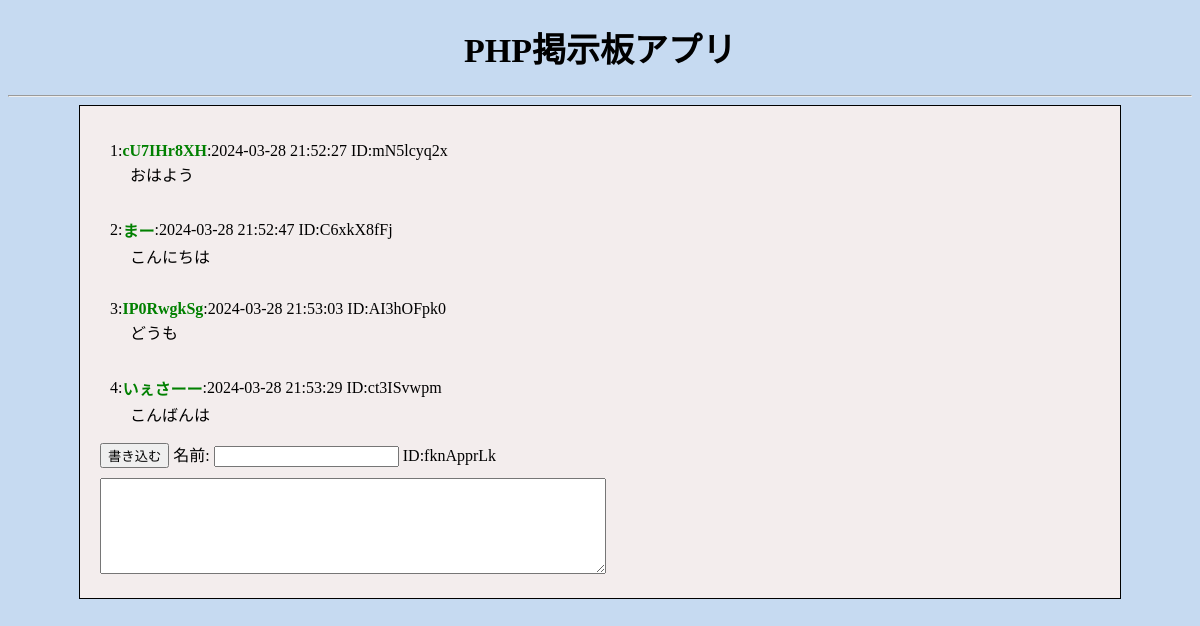
The page / on the database its author committed.
### generateid.php (called while the page is built)
<?php
function generateid($length = 9 ) {
    $str = array_merge(range('a', 'z'), range('0', '9'), range('A', 'Z'));
    $r_str = null;
    for ($i = 0; $i < $length; $i++) {
        $r_str .= $str[rand(0,count($str) - 1)];
    }
    return $r_str;
  }
?>

### index.php (the view, shortened to what this page needs)
<?php require_once('generateid.php'); ?>
<?php
$generateid = generateid();
$pdo = null;
$error_message = array();
try {
    $pdo = new PDO('mysql:host=localhost;dbname=bbs-yt2;charset=utf8', 'root', '');
} catch (PDOException $e) {
    $error_message[] = $e->getMessage();
}
$sql = 'SELECT id, username, comment, postDate, IDname FROM `bbs-table2`';
$comment_array = $pdo->query($sql);
?>
<!DOCTYPE html>
<html lang="ja">
<head>
    <link rel="stylesheet" href="style.css">
</head>
<body>
    <h1 class="title">PHP掲示板アプリ</h1>
    <hr>
    <div class="boardWrapper">
        <section>
            <?php foreach($comment_array as $comment): ?>
            <article>
                <div class="wrapper">
                    <div class="nameArea">
                        <span><?php echo $comment["id"]; ?>:</span>
                        <p class="username"><?php echo $comment["username"]; ?></p>
                        <time>:<?php echo $comment["postDate"]; ?></time>
                        <p>&nbsp;ID:<?php echo $comment["IDname"]; ?></p>
                    </div>
                    <p class="comment"><?php echo $comment["comment"]; ?></p>
                </div>
            </article>
            <?php endforeach; ?>
        </section>
        <form class="fromWrapper" method="POST">
            <div>
                <input type="submit" value="書き込む" name="submitButton">
                <label for="">名前:</label>
                <input type="text" name="username">
                <label for="" >ID:<?php echo "{$generateid}";?></label>
            </div>
            <div>
                <textarea class="commentTextArea" name="comment"></textarea>
            </div>
        </form>
    </div>
</body>
</html>

### style.css (style rules this page uses)
body { background-color: #c6daf1; }
.title { text-align: center; font-size: 34px; }
.boardWrapper { background-color: #f3eded; padding: 20px; max-width: 1000px; margin: 0 auto; border: 1px solid black; margin-bottom: 20px; }
section { padding: 0px 10px; }
section .username { color: green !important; font-weight: 700; }
section .nameArea { display: flex; align-items: center; margin-bottom: -14px; }
section .comment { margin-top: 0; margin-left: 20px; }
.commentTextArea { margin-top: 10px; width: 500px; height: 90px; }

### rows shown on the page
bbs-table2: id "1", username "cU7IHr8XH", postDate "2024-03-28 21:52:27", IDname "mN5lcyq2x", comment "おはよう"
bbs-table2: id "2", username "まー", postDate "2024-03-28 21:52:47", IDname "C6xkX8fFj", comment "こんにちは"
bbs-table2: id "3", username "IP0RwgkSg", postDate "2024-03-28 21:53:03", IDname "AI3hOFpk0", comment "どうも"
bbs-table2: id "4", username "いぇさーー", postDate "2024-03-28 21:53:29", IDname "ct3ISvwpm", comment "こんばんは"

### other values the page prints
$generateid "fknApprLk"
